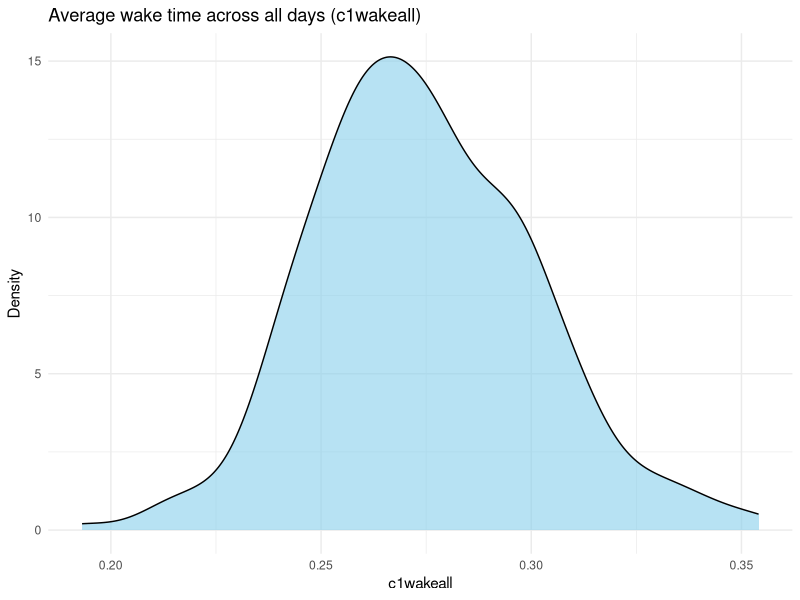
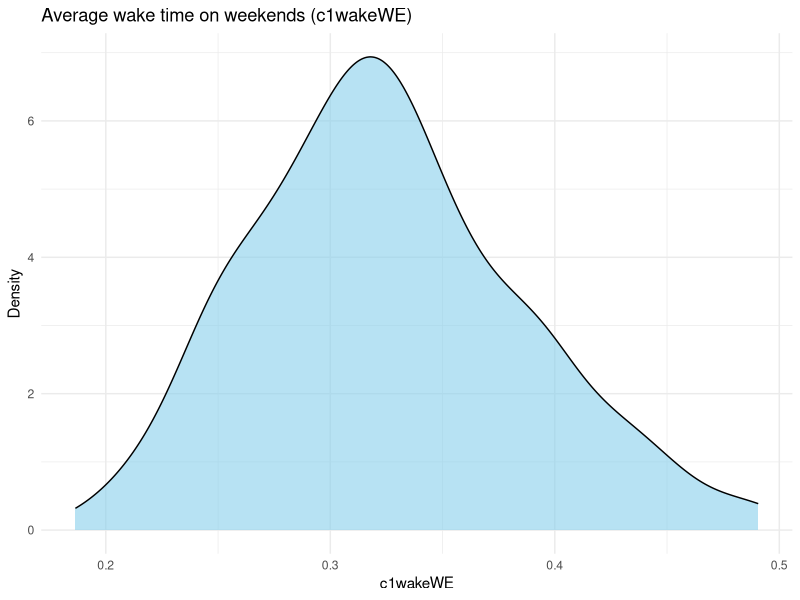
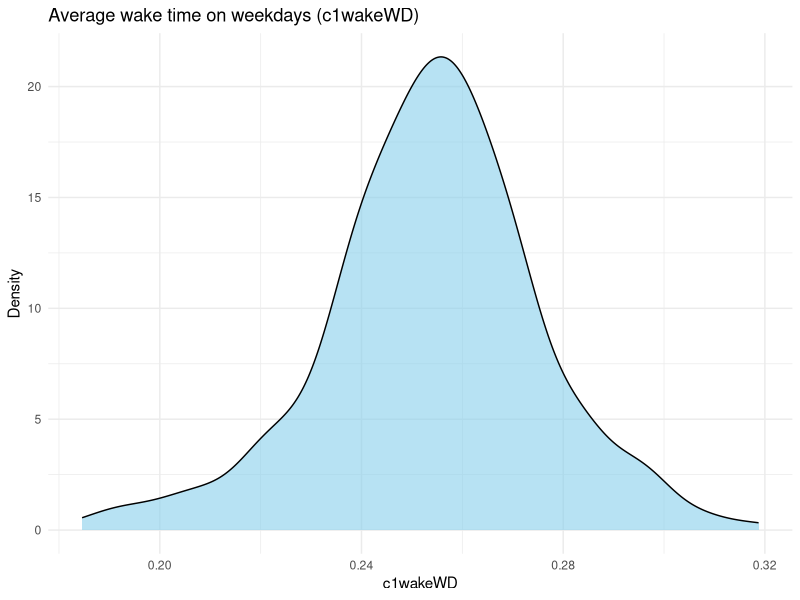
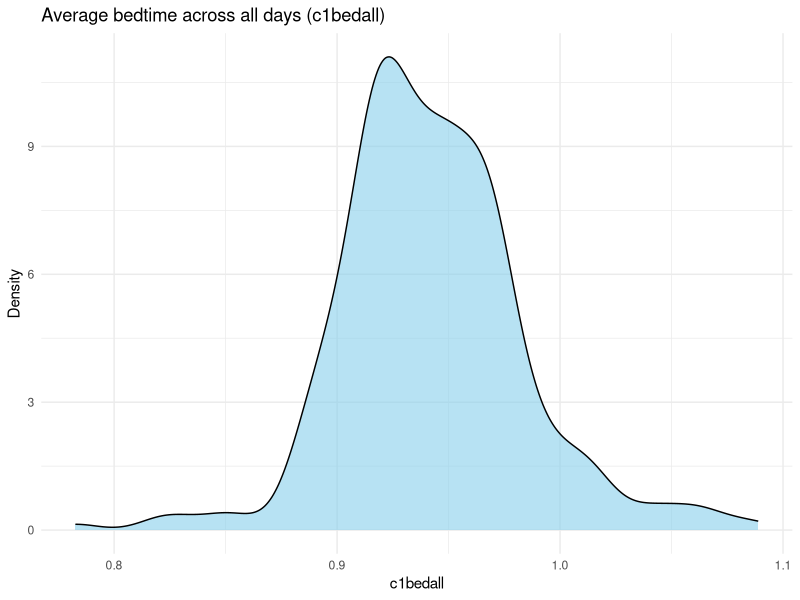
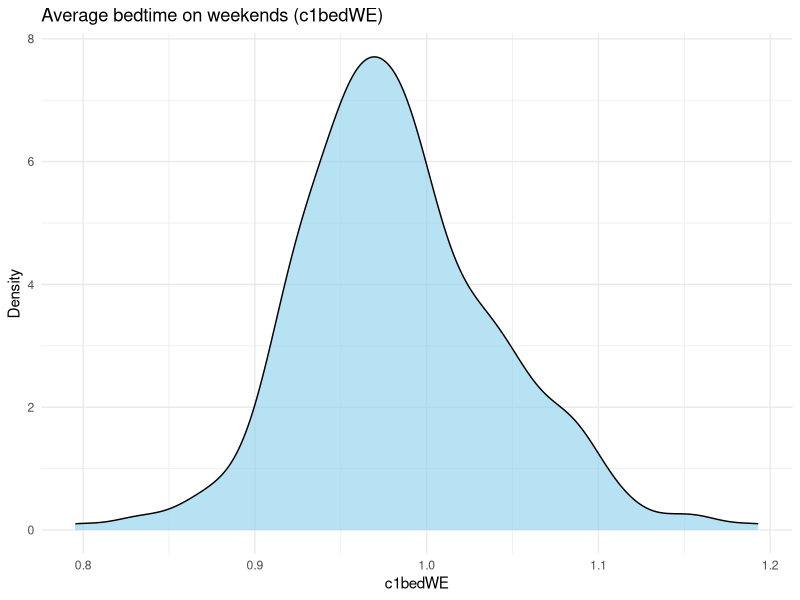
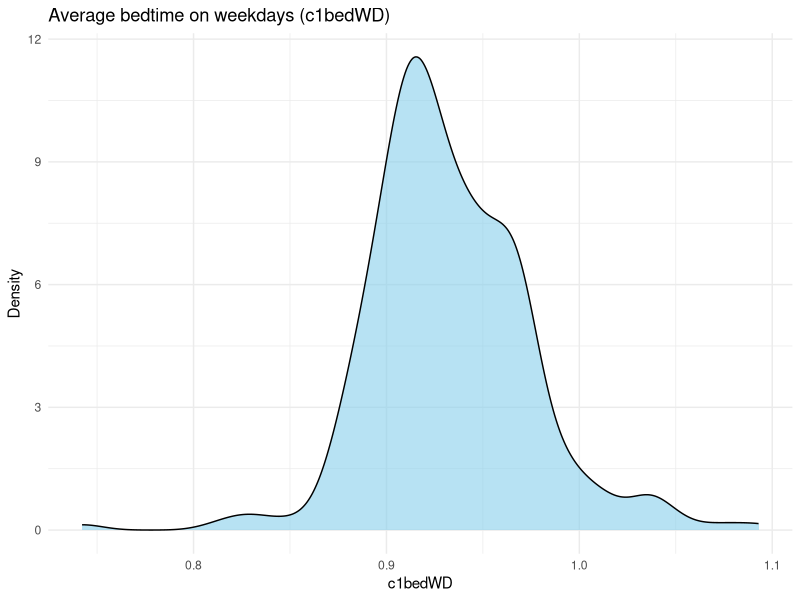
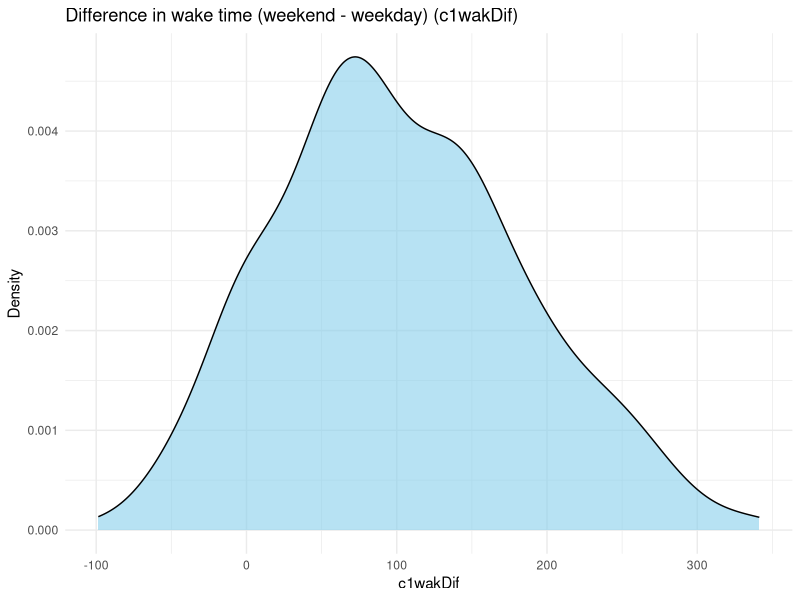
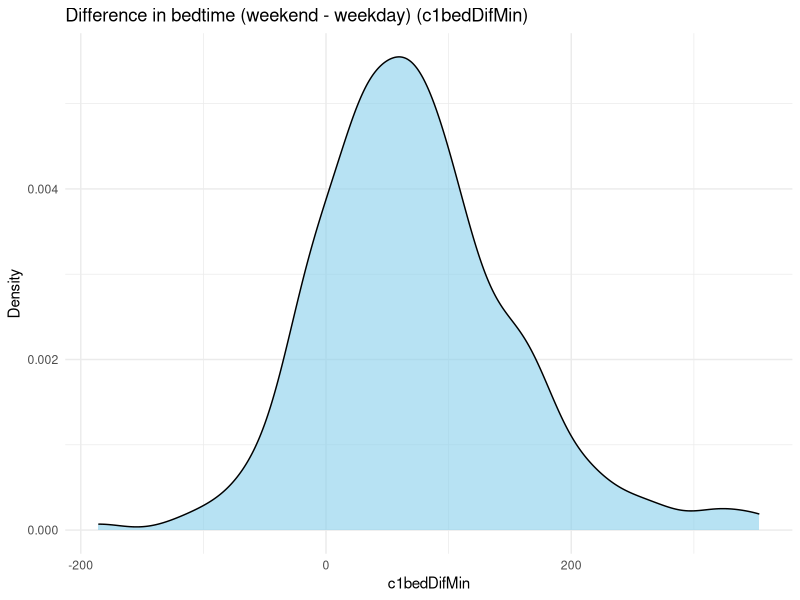

Here is the R script that generated these plots, in order:
## ---- chunk 1
library(tidyverse)

data <- read_csv("W1_AvgSleepData.csv")
## ---- chunk 2
library(tidyverse)

# Load the data
df <- read_csv("W1_AvgSleepData.csv")

# Step 1: Remove 'SID' and 'c1remove'
sleep_vars <- names(df)[!names(df) %in% c("SID", "c1remove")]

# Step 2: Create a named list of interpretations
var_descriptions <- list(
  c1wakeall = "Average wake time across all days",
  c1wakeWE = "Average wake time on weekends",
  c1wakeWD = "Average wake time on weekdays",
  c1bedall = "Average bedtime across all days",
  c1bedWE = "Average bedtime on weekends",
  c1bedWD = "Average bedtime on weekdays",
  c1wakDif = "Difference in wake time (weekend - weekday)",
  c1bedDifMin = "Difference in bedtime (weekend - weekday)",
  c1TSTAl = "Total sleep time across all days (in minutes)",
  c1TSTWE = "Total sleep time on weekends (in minutes)",
  c1TSTWD = "Total sleep time on weekdays (in minutes)",
  c1TMIBWE = "Time in bed on weekends (in minutes)",
  c1TMIBALL = "Time in bed across all days (in minutes)",
  c1TMIBWD = "Time in bed on weekdays (in minutes)"
)

# Step 3: Plot each variable with interpretation as title
for (var in sleep_vars) {
  title_text <- if (!is.null(var_descriptions[[var]])) {
    paste0(var_descriptions[[var]], " (", var, ")")
  } else {
    paste("Sleep Variable", "(", var, ")")
  }
  
  p <- ggplot(df, aes(x = .data[[var]])) +
    geom_density(fill = "skyblue", alpha = 0.6) +
    theme_minimal() +
    labs(title = title_text, x = var, y = "Density")
  
  print(p)
}

## ---- chunk 3
library(tidyverse)

# Load the data
df <- read_csv("W1_AvgSleepData.csv")

# Select variables to test (excluding SID and c1remove)
test_vars <- names(df)[!names(df) %in% c("SID", "c1remove")]

# Run Shapiro-Wilk test on each variable and print results
for (var in test_vars) {
  values <- df[[var]]
  values <- values[!is.na(values)]  # Remove NAs
  
  if (length(values) >= 3 && length(values) <= 5000) {
    test_result <- shapiro.test(values)
    cat("\nVariable:", var, "\n",
        "W =", round(test_result$statistic, 4), 
        "| p-value =", format.pval(test_result$p.value, digits = 4), "\n")
  } else {
    cat("\nVariable:", var, "\n",
        "Shapiro-Wilk test skipped (requires 3-5000 non-NA values). Sample size:", length(values), "\n")
  }
}

## ---- chunk 4
# Load required libraries
library(ggplot2)
library(readr)
library(dplyr)
library(tidyr)
library(scales)

# Read and preprocess the data
df <- read_csv("W1_AvgSleepData.csv")

# Remove 'SID' and 'c1remove', scale the rest
scaled_df <- df %>%
  select(-SID, -c1remove) %>%
  scale()

# Compute correlation matrix
cor_mat <- cor(scaled_df, use = "pairwise.complete.obs")

# Convert to long format for ggplot
cor_df <- as.data.frame(as.table(cor_mat))
colnames(cor_df) <- c("Var1", "Var2", "Correlation")

# Create the heatmap
ggplot(cor_df, aes(x = Var1, y = Var2, fill = Correlation)) +
  geom_tile(color = "white") +
  scale_fill_gradient2(low = "blue", mid = "white", high = "red", 
                       midpoint = 0, limit = c(-1, 1), space = "Lab",
                       name = "Correlation") +
  theme_minimal(base_size = 12) +
  theme(axis.text.x = element_text(angle = 45, vjust = 1, hjust = 1),
        panel.grid.major = element_blank(),
        panel.border = element_blank(),
        axis.title = element_blank()) +
  coord_fixed() +
  labs(title = "Correlation Heatmap (Scaled Data)")

## ---- chunk 5
# Load required libraries
library(randomForest)
library(tidyverse)

# Read data
df <- read.csv("W1_AvgSleepData.csv")

# Remove SID and c1remove
df <- df %>% select(-SID, -c1remove)

# Drop rows with any NA values
df_clean <- df %>% drop_na()

# Scale all columns
scaled_df <- scale(df_clean) %>% as.data.frame()

# Initialize result storage
results <- list()

# Loop through each column as target
for (target in colnames(scaled_df)) {
  
  predictors <- setdiff(colnames(scaled_df), target)
  
  # Create formula
  formula <- as.formula(paste(target, "~", paste(predictors, collapse = "+")))
  
  # Fit random forest
  rf_model <- randomForest(formula, data = scaled_df, importance = TRUE)
  
  # Get R-squared and importance
  rsq <- rf_model$rsq[length(rf_model$rsq)]
  importance_vals <- importance(rf_model)
  
  results[[target]] <- list(
    target = target,
    predictors = predictors,
    r_squared = rsq,
    importance = importance_vals
  )
}

# Summarize R-squared values
r_squared_summary <- tibble(
  Target = names(results),
  R_squared = sapply(results, function(x) x$r_squared)
)

# Display sorted by R² descending
print(r_squared_summary %>% arrange(desc(R_squared)))

## ---- chunk 6
# Load plotting library
library(ggplot2)

# Create a folder to save plots (optional)
dir.create("feature_importance_plots", showWarnings = FALSE)

# Loop through each result and plot importance
for (res in results) {
  
  # Get importance data
  imp_df <- as.data.frame(res$importance)
  imp_df$Predictor <- rownames(imp_df)
  imp_df <- imp_df %>% 
    rename(Importance = `%IncMSE`) %>% 
    arrange(desc(Importance))
  
  # Create plot
  p <- ggplot(imp_df, aes(x = reorder(Predictor, Importance), y = Importance, fill = Importance)) +
    geom_bar(stat = "identity") +
    coord_flip() +
    scale_fill_gradient(low = "skyblue", high = "darkblue") +
    labs(title = paste("Feature Importance for Predicting", res$target),
         x = "Predictor",
         y = "% Increase in MSE when Removed") +
    theme_minimal(base_size = 12) +
    theme(legend.position = "none",
          axis.text.y = element_text(size = 10))
  
  # Print the plot (if in interactive mode)
  print(p)
  
  # Save each plot to disk
  ggsave(filename = paste0("feature_importance_plots/", res$target, "_importance.png"),
         plot = p, width = 8, height = 5, dpi = 300)
}
